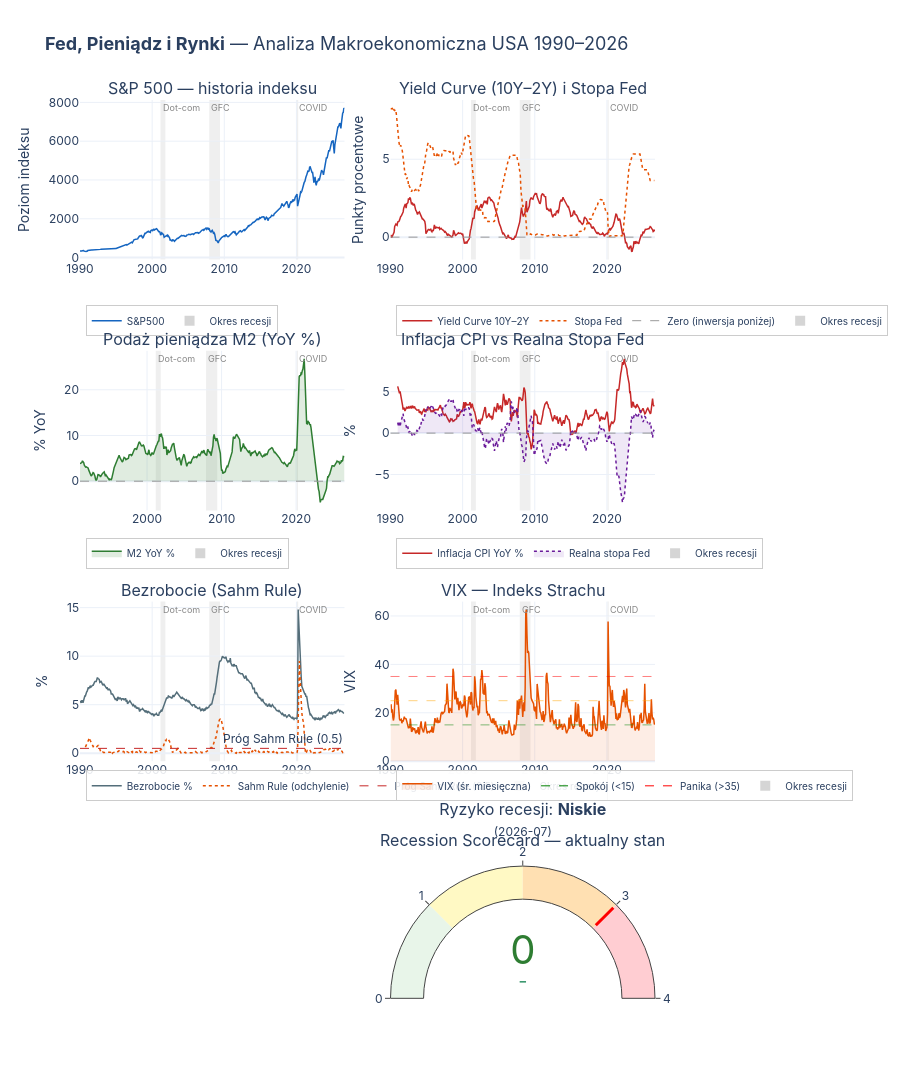

Notebook code for this chart:
### Code cell
# Etykiety osi Y
fig.update_yaxes(title_text='Poziom indeksu', row=1, col=1)
fig.update_yaxes(title_text='Punkty procentowe', row=1, col=2)
fig.update_yaxes(title_text='% YoY', row=2, col=1)
fig.update_yaxes(title_text='%', row=2, col=2)
fig.update_yaxes(title_text='%', row=3, col=1)
fig.update_yaxes(title_text='VIX', row=3, col=2)

# Zapis do HTML
output_path = REP_DIR / 'dashboard.html'
fig.write_html(
    output_path,
    include_plotlyjs='cdn',
    full_html=True,
    config={'displayModeBar': True, 'scrollZoom': True}
)

print(f'Dashboard zapisany: {output_path.resolve()}')
print(f'Rozmiar pliku: {output_path.stat().st_size / 1024:.0f} KB')

fig.show()

### Figure 1 — Plotly figure (JSON) as saved in the notebook; plotly's stock layout.template omitted (floating-point values rounded to 4 significant figures; data arrays with more than 128 entries replaced by an {"elided": "..."} marker saying what was removed)
{"data": [{"hovertemplate": "%{x|%Y-%m}: %{y:,.0f}<extra></extra>", "legend": "legend", "line": {"color": "#1565C0", "width": 1.5}, "name": "S&P500", "type": "scatter", "x": {"elided": "441 str values"}, "xaxis": "x", "y": {"elided": "441 float values"}, "yaxis": "y"}, {"legend": "legend", "marker": {"color": "rgba(150,150,150,0.4)", "size": 10, "symbol": "square"}, "mode": "markers", "name": "Okres recesji", "showlegend": true, "type": "scatter", "x": [null], "xaxis": "x", "y": [null], "yaxis": "y"}, {"hovertemplate": "%{x|%Y-%m}: %{y:.2f} pp<extra></extra>", "legend": "legend2", "line": {"color": "#C62828", "width": 1.5}, "name": "Yield Curve 10Y–2Y", "type": "scatter", "x": {"elided": "441 str values"}, "xaxis": "x2", "y": {"elided": "441 float values"}, "yaxis": "y2"}, {"hovertemplate": "%{x|%Y-%m}: %{y:.2f}%<extra></extra>", "legend": "legend2", "line": {"color": "#E65100", "dash": "dot", "width": 1.5}, "name": "Stopa Fed", "type": "scatter", "x": {"elided": "441 str values"}, "xaxis": "x2", "y": {"elided": "441 float values"}, "yaxis": "y2"}, {"legend": "legend2", "line": {"color": "#999", "dash": "dash", "width": 1}, "mode": "lines", "name": "Zero (inwersja poniżej)", "showlegend": true, "type": "scatter", "x": [null], "xaxis": "x2", "y": [null], "yaxis": "y2"}, {"legend": "legend2", "marker": {"color": "rgba(150,150,150,0.4)", "size": 10, "symbol": "square"}, "mode": "markers", "name": "Okres recesji", "showlegend": true, "type": "scatter", "x": [null], "xaxis": "x2", "y": [null], "yaxis": "y2"}, {"fill": "tozeroy", "fillcolor": "rgba(46,125,50,0.15)", "hovertemplate": "%{x|%Y-%m}: %{y:.1f}%<extra></extra>", "legend": "legend3", "line": {"color": "#2E7D32", "width": 1.5}, "name": "M2 YoY %", "type": "scatter", "x": {"elided": "427 str values"}, "xaxis": "x3", "y": {"elided": "427 float values"}, "yaxis": "y3"}, {"legend": "legend3", "marker": {"color": "rgba(150,150,150,0.4)", "size": 10, "symbol": "square"}, "mode": "markers", "name": "Okres recesji", "showlegend": true, "type": "scatter", "x": [null], "xaxis": "x3", "y": [null], "yaxis": "y3"}, {"hovertemplate": "%{x|%Y-%m}: %{y:.1f}%<extra></extra>", "legend": "legend4", "line": {"color": "#C62828", "width": 1.5}, "name": "Inflacja CPI YoY %", "type": "scatter", "x": {"elided": "427 str values"}, "xaxis": "x4", "y": {"elided": "427 float values"}, "yaxis": "y4"}, {"fill": "tozeroy", "fillcolor": "rgba(101,31,165,0.10)", "hovertemplate": "%{x|%Y-%m}: %{y:.1f}%<extra></extra>", "legend": "legend4", "line": {"color": "#6A1B9A", "dash": "dot", "width": 1.5}, "name": "Realna stopa Fed", "type": "scatter", "x": {"elided": "441 str values"}, "xaxis": "x4", "y": {"elided": "441 float values"}, "yaxis": "y4"}, {"legend": "legend4", "marker": {"color": "rgba(150,150,150,0.4)", "size": 10, "symbol": "square"}, "mode": "markers", "name": "Okres recesji", "showlegend": true, "type": "scatter", "x": [null], "xaxis": "x4", "y": [null], "yaxis": "y4"}, {"hovertemplate": "%{x|%Y-%m}: %{y:.1f}%<extra></extra>", "legend": "legend5", "line": {"color": "#546E7A", "width": 1.5}, "name": "Bezrobocie %", "type": "scatter", "x": {"elided": "439 str values"}, "xaxis": "x5", "y": {"elided": "439 float values"}, "yaxis": "y5"}, {"hovertemplate": "%{x|%Y-%m}: %{y:.2f}<extra></extra>", "legend": "legend5", "line": {"color": "#E65100", "dash": "dot", "width": 1.5}, "name": "Sahm Rule (odchylenie)", "type": "scatter", "x": {"elided": "432 str values"}, "xaxis": "x5", "y": {"elided": "432 float values"}, "yaxis": "y5"}, {"legend": "legend5", "line": {"color": "#C62828", "dash": "dash", "width": 1}, "mode": "lines", "name": "Próg Sahm Rule (0.5)", "showlegend": true, "type": "scatter", "x": [null], "xaxis": "x5", "y": [null], "yaxis": "y5"}, {"legend": "legend5", "marker": {"color": "rgba(150,150,150,0.4)", "size": 10, "symbol": "square"}, "mode": "markers", "name": "Okres recesji", "showlegend": true, "type": "scatter", "x": [null], "xaxis": "x5", "y": [null], "yaxis": "y5"}, {"fill": "tozeroy", "fillcolor": "rgba(230,81,0,0.10)", "hovertemplate": "%{x|%Y-%m}: %{y:.1f}<extra></extra>", "legend": "legend6", "line": {"color": "#E65100", "width": 1.5}, "name": "VIX (śr. miesięczna)", "type": "scatter", "x": {"elided": "441 str values"}, "xaxis": "x6", "y": {"elided": "441 float values"}, "yaxis": "y6"}, {"legend": "legend6", "line": {"color": "green", "dash": "dash", "width": 1}, "mode": "lines", "name": "Spokój (<15)", "showlegend": true, "type": "scatter", "x": [null], "xaxis": "x6", "y": [null], "yaxis": "y6"}, {"legend": "legend6", "line": {"color": "red", "dash": "dash", "width": 1}, "mode": "lines", "name": "Panika (>35)", "showlegend": true, "type": "scatter", "x": [null], "xaxis": "x6", "y": [null], "yaxis": "y6"}, {"legend": "legend6", "marker": {"color": "rgba(150,150,150,0.4)", "size": 10, "symbol": "square"}, "mode": "markers", "name": "Okres recesji", "showlegend": true, "type": "scatter", "x": [null], "xaxis": "x6", "y": [null], "yaxis": "y6"}, {"domain": {"x": [0.54, 1.0], "y": [0.0, 0.175]}, "gauge": {"axis": {"range": [0, 4], "tickvals": [0, 1, 2, 3, 4]}, "bar": {"color": "#2E7D32"}, "steps": [{"color": "#E8F5E9", "range": [0, 1]}, {"color": "#FFF9C4", "range": [1, 2]}, {"color": "#FFE0B2", "range": [2, 3]}, {"color": "#FFCDD2", "range": [3, 4]}], "threshold": {"line": {"color": "red", "width": 3}, "thickness": 0.75, "value": 3}}, "mode": "gauge+number+delta", "number": {"font": {"color": "#2E7D32", "size": 40}}, "title": {"font": {"size": 16}, "text": "Ryzyko recesji: <b>Niskie</b><br><span style=\"font-size:12px\">(2026-07)</span>"}, "type": "indicator", "value": 0}], "layout": {"annotations": [{"font": {"size": 16}, "showarrow": false, "text": "S&P 500 — historia indeksu", "x": 0.23, "xanchor": "center", "xref": "paper", "y": 1.0, "yanchor": "bottom", "yref": "paper"}, {"font": {"size": 16}, "showarrow": false, "text": "Yield Curve (10Y–2Y) i Stopa Fed", "x": 0.77, "xanchor": "center", "xref": "paper", "y": 1.0, "yanchor": "bottom", "yref": "paper"}, {"font": {"size": 16}, "showarrow": false, "text": "Podaż pieniądza M2 (YoY %)", "x": 0.23, "xanchor": "center", "xref": "paper", "y": 0.725, "yanchor": "bottom", "yref": "paper"}, {"font": {"size": 16}, "showarrow": false, "text": "Inflacja CPI vs Realna Stopa Fed", "x": 0.77, "xanchor": "center", "xref": "paper", "y": 0.725, "yanchor": "bottom", "yref": "paper"}, {"font": {"size": 16}, "showarrow": false, "text": "Bezrobocie (Sahm Rule)", "x": 0.23, "xanchor": "center", "xref": "paper", "y": 0.45, "yanchor": "bottom", "yref": "paper"}, {"font": {"size": 16}, "showarrow": false, "text": "VIX — Indeks Strachu", "x": 0.77, "xanchor": "center", "xref": "paper", "y": 0.45, "yanchor": "bottom", "yref": "paper"}, {"font": {"size": 16}, "showarrow": false, "text": "Recession Scorecard — aktualny stan", "x": 0.77, "xanchor": "center", "xref": "paper", "y": 0.175, "yanchor": "bottom", "yref": "paper"}, {"font": {"color": "#888", "size": 9}, "showarrow": false, "text": "Dot-com", "x": "2001-03-01", "xanchor": "left", "xref": "x", "y": 1, "yanchor": "top", "yref": "y domain"}, {"font": {"color": "#888", "size": 9}, "showarrow": false, "text": "GFC", "x": "2007-12-01", "xanchor": "left", "xref": "x", "y": 1, "yanchor": "top", "yref": "y domain"}, {"font": {"color": "#888", "size": 9}, "showarrow": false, "text": "COVID", "x": "2020-02-01", "xanchor": "left", "xref": "x", "y": 1, "yanchor": "top", "yref": "y domain"}, {"font": {"color": "#888", "size": 9}, "showarrow": false, "text": "Dot-com", "x": "2001-03-01", "xanchor": "left", "xref": "x2", "y": 1, "yanchor": "top", "yref": "y2 domain"}, {"font": {"color": "#888", "size": 9}, "showarrow": false, "text": "GFC", "x": "2007-12-01", "xanchor": "left", "xref": "x2", "y": 1, "yanchor": "top", "yref": "y2 domain"}, {"font": {"color": "#888", "size": 9}, "showarrow": false, "text": "COVID", "x": "2020-02-01", "xanchor": "left", "xref": "x2", "y": 1, "yanchor": "top", "yref": "y2 domain"}, {"font": {"color": "#888", "size": 9}, "showarrow": false, "text": "Dot-com", "x": "2001-03-01", "xanchor": "left", "xref": "x3", "y": 1, "yanchor": "top", "yref": "y3 domain"}, {"font": {"color": "#888", "size": 9}, "showarrow": false, "text": "GFC", "x": "2007-12-01", "xanchor": "left", "xref": "x3", "y": 1, "yanchor": "top", "yref": "y3 domain"}, {"font": {"color": "#888", "size": 9}, "showarrow": false, "text": "COVID", "x": "2020-02-01", "xanchor": "left", "xref": "x3", "y": 1, "yanchor": "top", "yref": "y3 domain"}, {"font": {"color": "#888", "size": 9}, "showarrow": false, "text": "Dot-com", "x": "2001-03-01", "xanchor": "left", "xref": "x4", "y": 1, "yanchor": "top", "yref": "y4 domain"}, {"font": {"color": "#888", "size": 9}, "showarrow": false, "text": "GFC", "x": "2007-12-01", "xanchor": "left", "xref": "x4", "y": 1, "yanchor": "top", "yref": "y4 domain"}, {"font": {"color": "#888", "size": 9}, "showarrow": false, "text": "COVID", "x": "2020-02-01", "xanchor": "left", "xref": "x4", "y": 1, "yanchor": "top", "yref": "y4 domain"}, {"showarrow": false, "text": "Próg Sahm Rule (0.5)", "x": 1, "xanchor": "right", "xref": "x5 domain", "y": 0.5, "yanchor": "bottom", "yref": "y5"}, {"font": {"color": "#888", "size": 9}, "showarrow": false, "text": "Dot-com", "x": "2001-03-01", "xanchor": "left", "xref": "x5", "y": 1, "yanchor": "top", "yref": "y5 domain"}, {"font": {"color": "#888", "size": 9}, "showarrow": false, "text": "GFC", "x": "2007-12-01", "xanchor": "left", "xref": "x5", "y": 1, "yanchor": "top", "yref": "y5 domain"}, {"font": {"color": "#888", "size": 9}, "showarrow": false, "text": "COVID", "x": "2020-02-01", "xanchor": "left", "xref": "x5", "y": 1, "yanchor": "top", "yref": "y5 domain"}, {"font": {"color": "#888", "size": 9}, "showarrow": false, "text": "Dot-com", "x": "2001-03-01", "xanchor": "left", "xref": "x6", "y": 1, "yanchor": "top", "yref": "y6 domain"}, {"font": {"color": "#888", "size": 9}, "showarrow": false, "text": "GFC", "x": "2007-12-01", "xanchor": "left", "xref": "x6", "y": 1, "yanchor": "top", "yref": "y6 domain"}, {"font": {"color": "#888", "size": 9}, "showarrow": false, "text": "COVID", "x": "2020-02-01", "xanchor": "left", "xref": "x6", "y": 1, "yanchor": "top", "yref": "y6 domain"}], "font": {"family": "Inter, Arial, sans-serif", "size": 12}, "height": 1600, "legend": {"bgcolor": "rgba(255,255,255,0.88)", "bordercolor": "#ccc", "borderwidth": 1, "font": {"size": 10}, "orientation": "h", "tracegroupgap": 0, "x": 0.01, "xanchor": "left", "y": 0.775, "yanchor": "top"}, "legend2": {"bgcolor": "rgba(255,255,255,0.88)", "bordercolor": "#ccc", "borderwidth": 1, "font": {"size": 10}, "orientation": "h", "tracegroupgap": 0, "x": 0.55, "xanchor": "left", "y": 0.775, "yanchor": "top"}, "legend3": {"bgcolor": "rgba(255,255,255,0.88)", "bordercolor": "#ccc", "borderwidth": 1, "font": {"size": 10}, "orientation": "h", "tracegroupgap": 0, "x": 0.01, "xanchor": "left", "y": 0.52, "yanchor": "top"}, "legend4": {"bgcolor": "rgba(255,255,255,0.88)", "bordercolor": "#ccc", "borderwidth": 1, "font": {"size": 10}, "orientation": "h", "tracegroupgap": 0, "x": 0.55, "xanchor": "left", "y": 0.52, "yanchor": "top"}, "legend5": {"bgcolor": "rgba(255,255,255,0.88)", "bordercolor": "#ccc", "borderwidth": 1, "font": {"size": 10}, "orientation": "h", "tracegroupgap": 0, "x": 0.01, "xanchor": "left", "y": 0.265, "yanchor": "top"}, "legend6": {"bgcolor": "rgba(255,255,255,0.88)", "bordercolor": "#ccc", "borderwidth": 1, "font": {"size": 10}, "orientation": "h", "tracegroupgap": 0, "x": 0.55, "xanchor": "left", "y": 0.265, "yanchor": "top"}, "margin": {"b": 80}, "shapes": [{"fillcolor": "rgba(150,150,150,0.15)", "layer": "below", "line": {"width": 0}, "type": "rect", "x0": "2001-03-01", "x1": "2001-11-01", "xref": "x", "y0": 0, "y1": 1, "yref": "y domain"}, {"fillcolor": "rgba(150,150,150,0.15)", "layer": "below", "line": {"width": 0}, "type": "rect", "x0": "2007-12-01", "x1": "2009-06-01", "xref": "x", "y0": 0, "y1": 1, "yref": "y domain"}, {"fillcolor": "rgba(150,150,150,0.15)", "layer": "below", "line": {"width": 0}, "type": "rect", "x0": "2020-02-01", "x1": "2020-04-01", "xref": "x", "y0": 0, "y1": 1, "yref": "y domain"}, {"line": {"color": "#999", "dash": "dash", "width": 1}, "type": "line", "x0": 0, "x1": 1, "xref": "x2 domain", "y0": 0, "y1": 0, "yref": "y2"}, {"fillcolor": "rgba(150,150,150,0.15)", "layer": "below", "line": {"width": 0}, "type": "rect", "x0": "2001-03-01", "x1": "2001-11-01", "xref": "x2", "y0": 0, "y1": 1, "yref": "y2 domain"}, {"fillcolor": "rgba(150,150,150,0.15)", "layer": "below", "line": {"width": 0}, "type": "rect", "x0": "2007-12-01", "x1": "2009-06-01", "xref": "x2", "y0": 0, "y1": 1, "yref": "y2 domain"}, {"fillcolor": "rgba(150,150,150,0.15)", "layer": "below", "line": {"width": 0}, "type": "rect", "x0": "2020-02-01", "x1": "2020-04-01", "xref": "x2", "y0": 0, "y1": 1, "yref": "y2 domain"}, {"line": {"color": "#999", "dash": "dash", "width": 1}, "type": "line", "x0": 0, "x1": 1, "xref": "x3 domain", "y0": 0, "y1": 0, "yref": "y3"}, {"fillcolor": "rgba(150,150,150,0.15)", "layer": "below", "line": {"width": 0}, "type": "rect", "x0": "2001-03-01", "x1": "2001-11-01", "xref": "x3", "y0": 0, "y1": 1, "yref": "y3 domain"}, {"fillcolor": "rgba(150,150,150,0.15)", "layer": "below", "line": {"width": 0}, "type": "rect", "x0": "2007-12-01", "x1": "2009-06-01", "xref": "x3", "y0": 0, "y1": 1, "yref": "y3 domain"}, {"fillcolor": "rgba(150,150,150,0.15)", "layer": "below", "line": {"width": 0}, "type": "rect", "x0": "2020-02-01", "x1": "2020-04-01", "xref": "x3", "y0": 0, "y1": 1, "yref": "y3 domain"}, {"line": {"color": "#999", "dash": "dash", "width": 1}, "type": "line", "x0": 0, "x1": 1, "xref": "x4 domain", "y0": 0, "y1": 0, "yref": "y4"}, {"fillcolor": "rgba(150,150,150,0.15)", "layer": "below", "line": {"width": 0}, "type": "rect", "x0": "2001-03-01", "x1": "2001-11-01", "xref": "x4", "y0": 0, "y1": 1, "yref": "y4 domain"}, {"fillcolor": "rgba(150,150,150,0.15)", "layer": "below", "line": {"width": 0}, "type": "rect", "x0": "2007-12-01", "x1": "2009-06-01", "xref": "x4", "y0": 0, "y1": 1, "yref": "y4 domain"}, {"fillcolor": "rgba(150,150,150,0.15)", "layer": "below", "line": {"width": 0}, "type": "rect", "x0": "2020-02-01", "x1": "2020-04-01", "xref": "x4", "y0": 0, "y1": 1, "yref": "y4 domain"}, {"line": {"color": "#C62828", "dash": "dash", "width": 1}, "type": "line", "x0": 0, "x1": 1, "xref": "x5 domain", "y0": 0.5, "y1": 0.5, "yref": "y5"}, {"fillcolor": "rgba(150,150,150,0.15)", "layer": "below", "line": {"width": 0}, "type": "rect", "x0": "2001-03-01", "x1": "2001-11-01", "xref": "x5", "y0": 0, "y1": 1, "yref": "y5 domain"}, {"fillcolor": "rgba(150,150,150,0.15)", "layer": "below", "line": {"width": 0}, "type": "rect", "x0": "2007-12-01", "x1": "2009-06-01", "xref": "x5", "y0": 0, "y1": 1, "yref": "y5 domain"}, {"fillcolor": "rgba(150,150,150,0.15)", "layer": "below", "line": {"width": 0}, "type": "rect", "x0": "2020-02-01", "x1": "2020-04-01", "xref": "x5", "y0": 0, "y1": 1, "yref": "y5 domain"}, {"line": {"color": "green", "dash": "dash", "width": 1}, "opacity": 0.5, "type": "line", "x0": 0, "x1": 1, "xref": "x6 domain", "y0": 15, "y1": 15, "yref": "y6"}, {"line": {"color": "orange", "dash": "dash", "width": 1}, "opacity": 0.5, "type": "line", "x0": 0, "x1": 1, "xref": "x6 domain", "y0": 25, "y1": 25, "yref": "y6"}, {"line": {"color": "red", "dash": "dash", "width": 1}, "opacity": 0.5, "type": "line", "x0": 0, "x1": 1, "xref": "x6 domain", "y0": 35, "y1": 35, "yref": "y6"}, {"fillcolor": "rgba(150,150,150,0.15)", "layer": "below", "line": {"width": 0}, "type": "rect", "x0": "2001-03-01", "x1": "2001-11-01", "xref": "x6", "y0": 0, "y1": 1, "yref": "y6 domain"}, {"fillcolor": "rgba(150,150,150,0.15)", "layer": "below", "line": {"width": 0}, "type": "rect", "x0": "2007-12-01", "x1": "2009-06-01", "xref": "x6", "y0": 0, "y1": 1, "yref": "y6 domain"}, {"fillcolor": "rgba(150,150,150,0.15)", "layer": "below", "line": {"width": 0}, "type": "rect", "x0": "2020-02-01", "x1": "2020-04-01", "xref": "x6", "y0": 0, "y1": 1, "yref": "y6 domain"}], "title": {"font": {"size": 18}, "text": "<b>Fed, Pieniądz i Rynki</b> — Analiza Makroekonomiczna USA 1990–2026"}, "xaxis": {"anchor": "y", "domain": [0.0, 0.46]}, "xaxis2": {"anchor": "y2", "domain": [0.54, 1.0]}, "xaxis3": {"anchor": "y3", "domain": [0.0, 0.46]}, "xaxis4": {"anchor": "y4", "domain": [0.54, 1.0]}, "xaxis5": {"anchor": "y5", "domain": [0.0, 0.46]}, "xaxis6": {"anchor": "y6", "domain": [0.54, 1.0]}, "xaxis7": {"anchor": "y7", "domain": [0.0, 0.46]}, "yaxis": {"anchor": "x", "domain": [0.825, 1.0], "title": {"text": "Poziom indeksu"}}, "yaxis2": {"anchor": "x2", "domain": [0.825, 1.0], "title": {"text": "Punkty procentowe"}}, "yaxis3": {"anchor": "x3", "domain": [0.55, 0.725], "title": {"text": "% YoY"}}, "yaxis4": {"anchor": "x4", "domain": [0.55, 0.725], "title": {"text": "%"}}, "yaxis5": {"anchor": "x5", "domain": [0.275, 0.45], "title": {"text": "%"}}, "yaxis6": {"anchor": "x6", "domain": [0.275, 0.45], "title": {"text": "VIX"}}, "yaxis7": {"anchor": "x7", "domain": [0.0, 0.175]}}}
